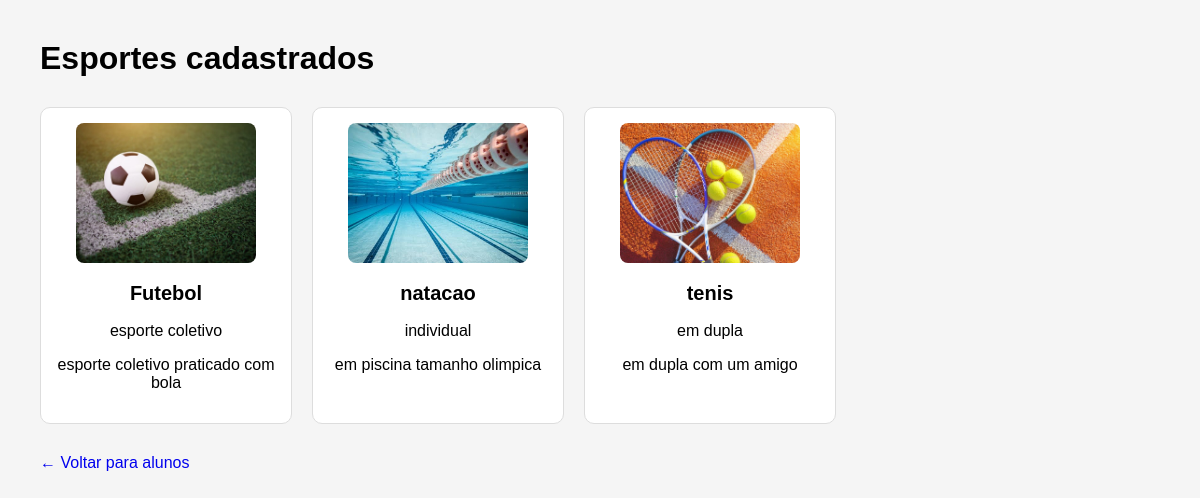
/esportes/ (signed in), run on the app's committed database.
### core/models.py (models this page shows, shortened)
class Esporte(models.Model):
    nome = models.CharField(
        max_length=100
    )
    imagem = models.ImageField(
        upload_to='esportes/',
        blank=True,
        null=True
    )
    descricao = models.TextField(
        blank=True
    )
    categoria = models.CharField(
        max_length=100,
        blank=True
    )
    ativo = models.BooleanField(
        default=True
    )

### core/views.py (the view)
@login_required
def lista_esportes(request):
    esportes = Esporte.objects.filter(
        ativo=True
    )
    return render(
        request,
        "esportes/esportes.html",
        {
            "esportes": esportes
        }
    )

### core/templates/esportes/esportes.html (shortened to what this page needs)
<!DOCTYPE html>
<html lang="pt-br">
<head>
</head>
<body>
    <h1>Esportes cadastrados</h1>
    <div class="esportes">
        {% for esporte in esportes %}
            <div class="esporte">
                {% if esporte.imagem %}
                    <img
                        src="{{ esporte.imagem.url }}"
                        alt="Imagem de {{ esporte.nome }}"
                    >
                {% else %}
                    <div class="sem-imagem">
                        Sem imagem
                    </div>
                {% endif %}
                <h2>{{ esporte.nome }}</h2>
                {% if esporte.categoria %}
                    <p>{{ esporte.categoria }}</p>
                {% endif %}
                {% if esporte.descricao %}
                    <p>{{ esporte.descricao }}</p>
                {% endif %}
            </div>
        {% empty %}
            <p>Nenhum esporte cadastrado.</p>
        {% endfor %}
    </div>
    <a class="voltar" href="{% url 'lista_alunos' %}">
        ← Voltar para alunos
    </a>
</body>
</html>

### core/templates/esportes/esportes.html (style rules this page uses)
body { font-family: Arial, sans-serif; margin: 40px; background-color: #f5f5f5; }
h1 { margin-bottom: 30px; }
.esportes { display: flex; flex-wrap: wrap; gap: 20px; }
.esporte { background-color: white; border: 1px solid #ddd; border-radius: 10px; padding: 15px; width: 220px; text-align: center; }
.esporte img { width: 180px; height: 140px; object-fit: cover; border-radius: 8px; }
.esporte h2 { font-size: 20px; margin-top: 15px; }
.voltar { display: inline-block; margin-top: 30px; text-decoration: none; }

### data on the page
Esporte: imagem (picture), nome "Futebol", categoria "esporte coletivo", descricao "esporte coletivo praticado com bola"
Esporte: imagem (picture), nome "natacao", categoria "individual", descricao "em piscina tamanho olimpica"
Esporte: imagem (picture), nome "tenis", categoria "em dupla", descricao "em dupla com um amigo"
